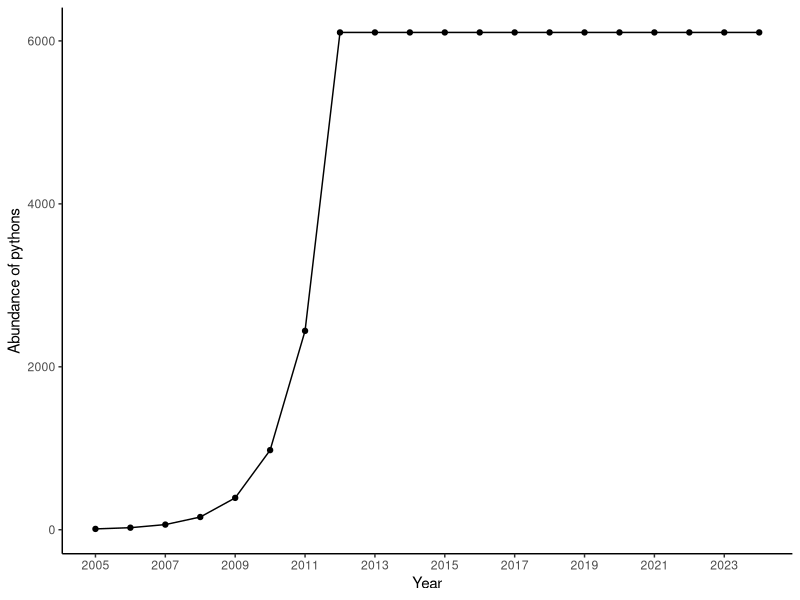
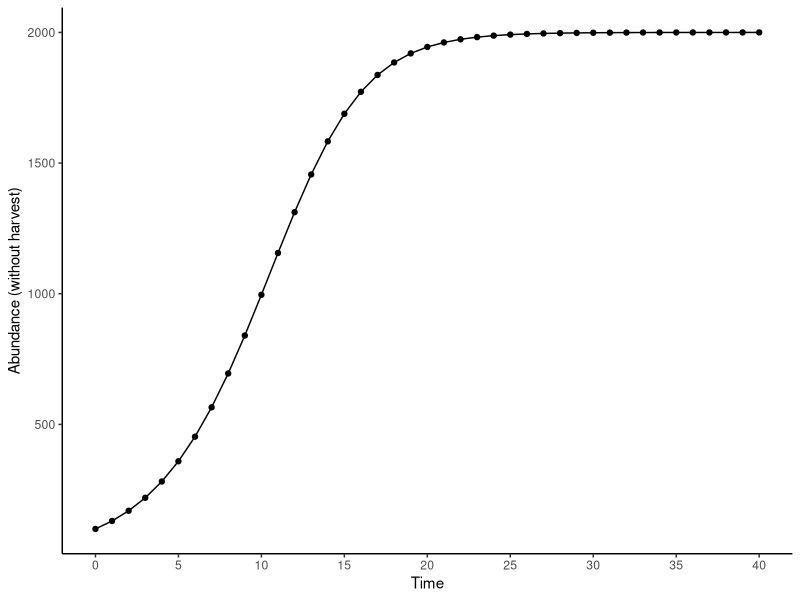
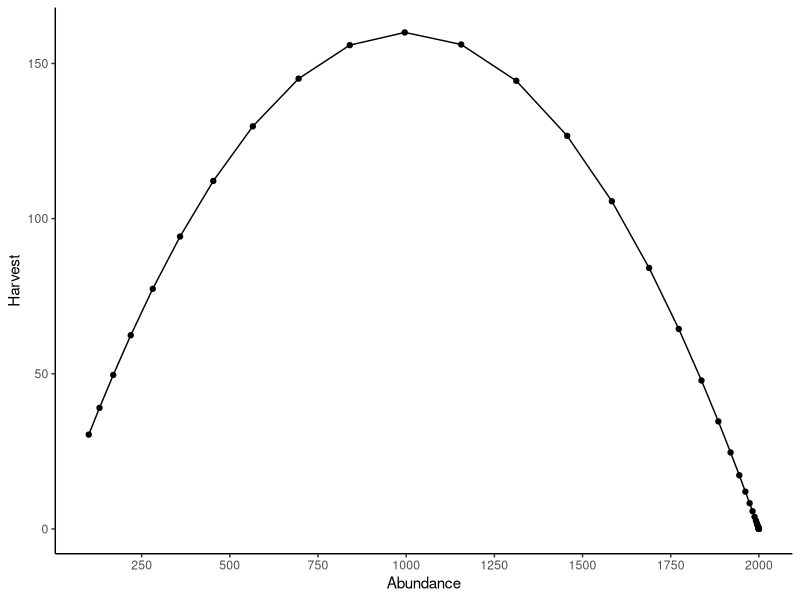
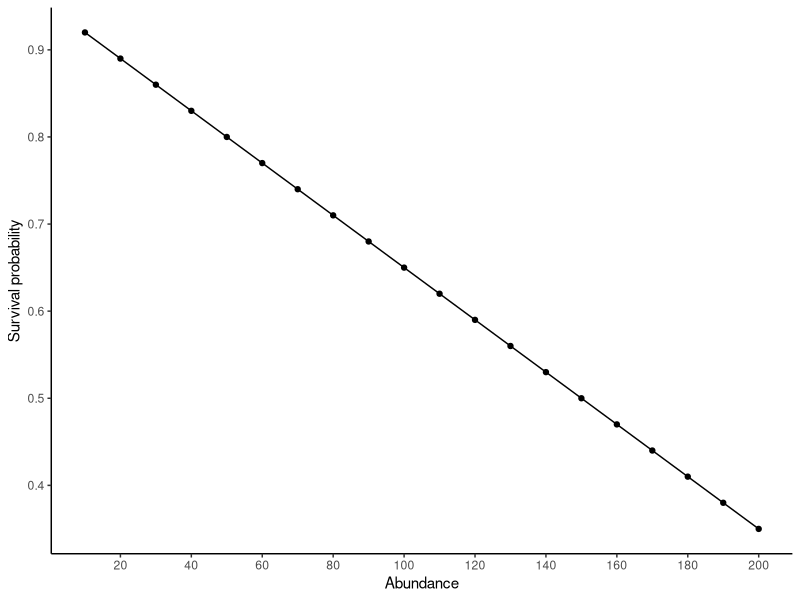
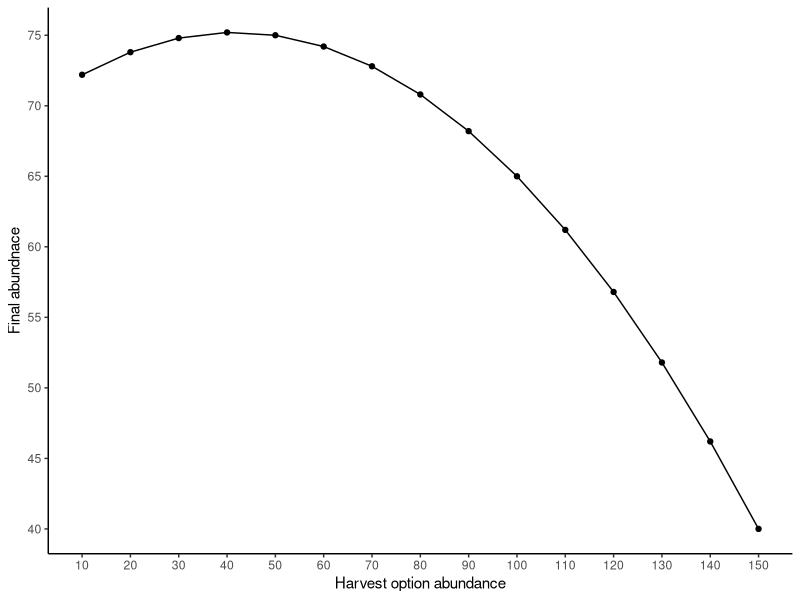

The R script that drew these images, in order:
#required package
#install.packages("ggplot2")
#install.packages("dplyr")

#Exercise 1----
years1 <- 2005:2024 ## All years
nYears1 <- length(years1) ## Number of years
nYearsWithData <- 8 ## Years with data
nYearsWithoutData <- nYears1-nYearsWithData ## nYears without data
pythons <- c(10, 25, 63, 156, 391, 977, 2441, 6104, ## Python counts
             rep(NA, nYears1-nYearsWithData))


data<-data.frame(years1, pythons)#create data frame for loop
## Question 1.. calculate lambda, growth pattern is geometric growth 
for(i in 2:8){
  #i=2
  lambda<-round(data[i,2]/data[i-1,2],2)
  data[i,3]<-lambda
  
}

#question 2
r<-round(lambda[1]-1,2) #growth rate(r)

#question 3
b<-2.0 #birth rate(b)
d<- b-r #death rate (d)

#question 4

h<-r #sustainable harvest/yield is equal to the growth rate


#Question 5
for(i in 8:19){
  #i=8
  data[i,4]<-data[i,2]*r
  data[i+1,2]<-data[i,2]+data[i,2]*r-data[i,4]
}
data


# for loop that calculates remeaining lambda values
for(i in 9:20){
  #i=2
  lambda<-round(data[i,2]/data[i-1,2],2)
  data[i,3]<-lambda
  
}

require(dplyr)
data<-data %>% mutate(years1, pythons, V3, V4) %>%
  rename(
    Lambda =  V3 ,
    PythonsHarvested = V4 
  )


##plot of abundance of pythons---- 
require(ggplot2)
plot1<-ggplot(data= data, aes(x=years1, y=pythons)) +
  geom_point()+
  geom_line() +
scale_x_continuous(name="Year", breaks = seq(2005, 2025,2), 
                   minor_breaks =seq( 2003,2024,1))
                   
  plot1 + ylab( "Abundance of pythons") + theme_classic() #plot 1


  
#Exercise 2----
  
  Time<-0:40
  NWNH<-rep(NA,41) #N w/no harvest
  NWNH[1]<-100 # assign first N
  SH<-rep(NA,41) # blank variable for sustainable harvest
  
  rmax<-0.32 
  k<-2000 #carrying capacity
  
  data1<-data.frame(Time,NWNH,SH)
  
  #Question 1
  for( i in 1:nrow(data1)){
    #i=1
    data1[i,3]<-data1[i,2]*rmax*(1-data1[i,2]/k)
    data1[i+1,2]<-data1[i,2] + data1[i,3]
  }
  
  
  
  ##plot of abundance without harvest of quail---- 
  require(ggplot2)
  plot2<-ggplot(data= data1, aes(x=Time, y=NWNH)) +
    geom_point()+
    geom_line() +
    scale_x_continuous(name="Time", breaks = seq(0, 40,5), 
                       minor_breaks =seq(0,41,1))
  
  plot2 + ylab( "Abundance (without harvest)") + theme_classic() #plot 2
  
  
  
##plot of sustainable harvest---- 
  require(ggplot2)
  plot3<-ggplot(data= data1, aes(x=NWNH, y=SH)) +
    geom_point()+
    geom_line() +
    scale_x_continuous(name="Abundance", breaks = seq(0, 2100,250), 
                       minor_breaks =seq(0,2100,100))
  
  plot3 + ylab( "Harvest") + theme_classic() #plot 3
  

  
  #Question 3
  NMSY<-k/2 # abundance at max sustainable yield
  
  #Question 4
  MSY<-rmax*k/4 # msy or max number of individuals you can harvest
  
  #Question 5
  
require(dplyr)
data2<-data1 %>% mutate(Time, NWNH, SH) %>%
  rename(
  NWHarvest =  NWNH ,
  HarvestPlan = SH  
  )
 
  for( i in 1:nrow(data2)){
    #i=1
    if(i <11){
      data2[i,3]<-0
    }else{
      data2[i,3]<-data2[i,2]*rmax*(1-data2[i,2]/k)
    }
    data2[i+1,2]<-data2[i,2]+data2[i,2]*rmax*(1-data2[i,2]/k) - data2[i,3]
  }
  data2<-data2[-nrow(data2),]
  

#Exercise 3----
  
  
#Question 1
  N<-seq(from=10, to=200, by=10)
  survival<-rep(NA,20)
  beta0<-0.95
  beta1<-0.003
  IA<-200
  data3<-data.frame(N, survival)
  
  
  for(i in 1:nrow(data3)){
    #i=1
    data3[i,2]<-beta0-beta1*data3[i,1]
  }
  
  
  ##plot of survival probability---- 
  require(ggplot2)
  plot4<-ggplot(data= data3, aes(x=N, y=survival)) +
    geom_point()+
    geom_line() +
    scale_x_continuous(name="Abundance", breaks = seq(0, 200,20), 
                       minor_breaks =seq(0,200,10))
  
  plot4 + ylab( "Survival probability") + theme_classic() #plot 4
  

  
  #Question 2
  HOPT<-seq(from=10, to=150, by=10)
  AAH<-rep(NA,15)
  PHS<-rep(NA,15)
  AF<-rep(NA,15)
  
  data4<-data.frame(HOPT,AAH,PHS,AF)
  
  
  for(i in 1:nrow(data4)){
    #i=1
    data4[i,2]<-IA - data4[i,1]
    data4[i,3]<- beta0 - beta1 * data4[i,2]
    data4[i,4]<- data4[i,2]*data4[i,3]
  }
  
  
  #Question 3
  ##plot of final abundance vs harvest---- 
  require(ggplot2)
  plot5<-ggplot(data= data4, aes(x=HOPT, y=AF)) +
    geom_point()+
    geom_line() +
    scale_x_continuous(name="Harvest option abundance", breaks = seq(0, 150,10), 
                       minor_breaks =seq(0,150,10)) + 
    scale_y_continuous(name = "Final abundnace", breaks = seq (40, 75, 5), 
                      minor_breaks= seq(40, 75, 5))
  
  plot5 + ylab( "Final abundance") + theme_classic() #plot 5
  
  
  #Question 4
  a<-beta0-beta1*IA
  NoHarvest<-IA*a
  ### Yes answered in excel. if(lower pop){ greater survival}
  
  #Q5
  NumberHarvested<-data4[which(data4$AF== max(data4$AF)),1]*2

  NumberHarvested
